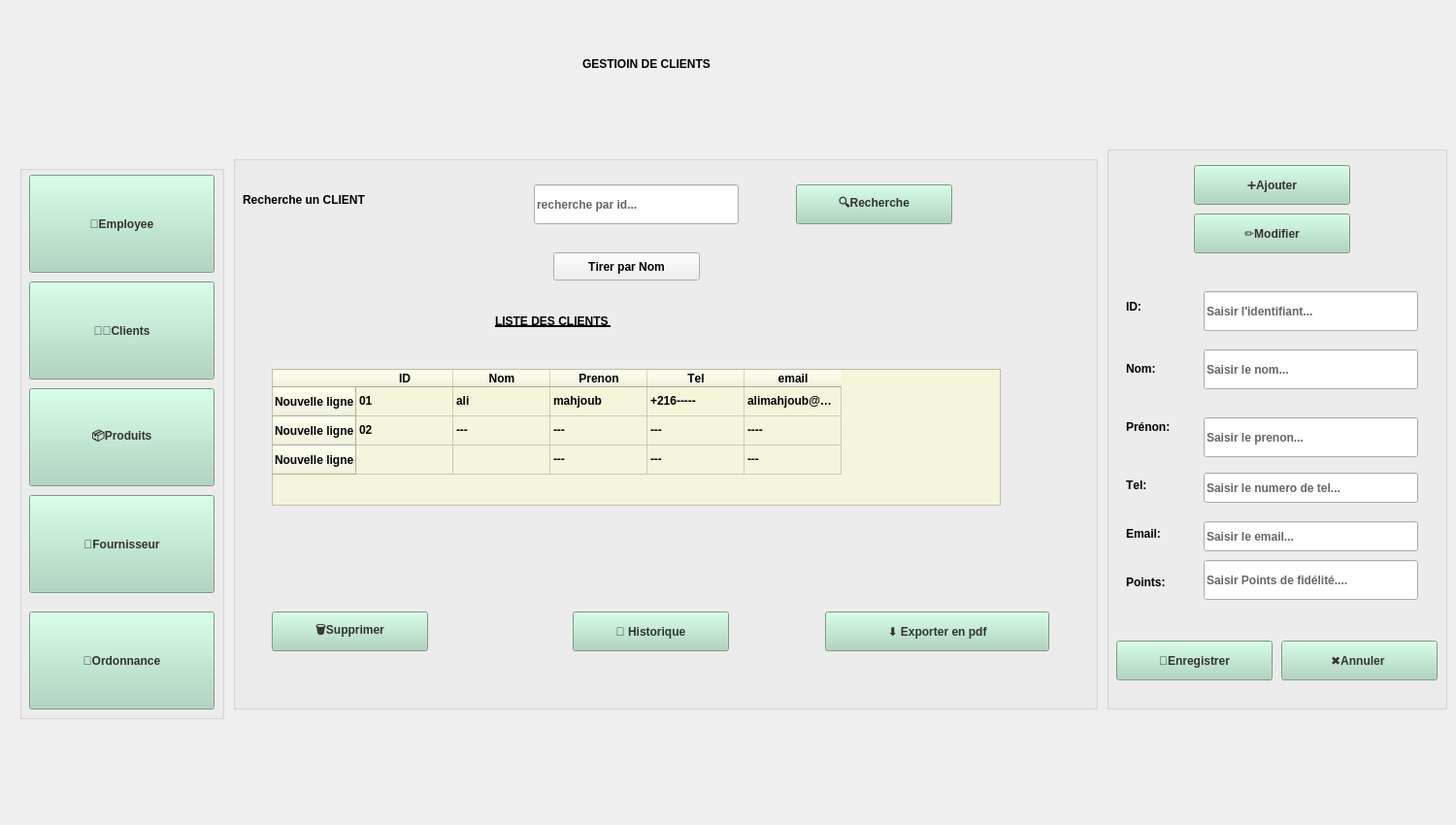
<?xml version="1.0" encoding="UTF-8"?>
<ui version="4.0">
 <class>MainWindow</class>
 <widget class="QMainWindow" name="MainWindow">
  <property name="geometry">
   <rect>
    <x>0</x>
    <y>0</y>
    <width>1500</width>
    <height>850</height>
   </rect>
  </property>
  <property name="font">
   <font>
    <bold>true</bold>
    <kerning>false</kerning>
   </font>
  </property>
  <property name="mouseTracking">
   <bool>true</bool>
  </property>
  <property name="tabletTracking">
   <bool>true</bool>
  </property>
  <property name="acceptDrops">
   <bool>true</bool>
  </property>
  <property name="windowTitle">
   <string>MainWindow</string>
  </property>
  <property name="windowIcon">
   <iconset>
    <normaloff>back.png</normaloff>back.png</iconset>
  </property>
  <property name="styleSheet">
   <string notr="true">background-image: url(:/back 1.png);</string>
  </property>
  <property name="animated">
   <bool>true</bool>
  </property>
  <property name="documentMode">
   <bool>true</bool>
  </property>
  <property name="dockNestingEnabled">
   <bool>true</bool>
  </property>
  <property name="unifiedTitleAndToolBarOnMac">
   <bool>true</bool>
  </property>
  <widget class="QWidget" name="centralwidget">
   <widget class="QLabel" name="titgr">
    <property name="geometry">
     <rect>
      <x>600</x>
      <y>40</y>
      <width>351</width>
      <height>51</height>
     </rect>
    </property>
    <property name="whatsThis">
     <string>&lt;html&gt;&lt;head/&gt;&lt;body&gt;&lt;p align=&quot;center&quot;&gt;&lt;br/&gt;&lt;/p&gt;&lt;/body&gt;&lt;/html&gt;</string>
    </property>
    <property name="styleSheet">
     <string notr="true">font: 20pt &quot;Segoe UI&quot;;
color: rgb(0, 0, 0);</string>
    </property>
    <property name="text">
     <string>GESTIOIN DE CLIENTS</string>
    </property>
   </widget>
   <widget class="QGroupBox" name="groupBox1">
    <property name="geometry">
     <rect>
      <x>20</x>
      <y>170</y>
      <width>211</width>
      <height>571</height>
     </rect>
    </property>
    <property name="styleSheet">
     <string notr="true"/>
    </property>
    <property name="title">
     <string/>
    </property>
    <widget class="QPushButton" name="bc">
     <property name="geometry">
      <rect>
       <x>10</x>
       <y>120</y>
       <width>191</width>
       <height>101</height>
      </rect>
     </property>
     <property name="styleSheet">
      <string notr="true">background-color: rgb(168, 213, 186);
color: rgb(51, 51, 51);
font: 18pt &quot;Segoe UI&quot;;</string>
     </property>
     <property name="text">
      <string>🧑‍💼Clients</string>
     </property>
    </widget>
    <widget class="QPushButton" name="bp">
     <property name="geometry">
      <rect>
       <x>10</x>
       <y>230</y>
       <width>191</width>
       <height>101</height>
      </rect>
     </property>
     <property name="styleSheet">
      <string notr="true">background-color: rgb(168, 213, 186);
color: rgb(51, 51, 51);
font: 18pt &quot;Segoe UI&quot;;</string>
     </property>
     <property name="text">
      <string>📦Produits</string>
     </property>
    </widget>
    <widget class="QPushButton" name="bf">
     <property name="geometry">
      <rect>
       <x>10</x>
       <y>340</y>
       <width>191</width>
       <height>101</height>
      </rect>
     </property>
     <property name="styleSheet">
      <string notr="true">background-color: rgb(168, 213, 186);
color: rgb(51, 51, 51);
font: 18pt &quot;Segoe UI&quot;;</string>
     </property>
     <property name="text">
      <string>🚚Fournisseur</string>
     </property>
    </widget>
    <widget class="QPushButton" name="ba">
     <property name="geometry">
      <rect>
       <x>10</x>
       <y>460</y>
       <width>191</width>
       <height>101</height>
      </rect>
     </property>
     <property name="styleSheet">
      <string notr="true">background-color: rgb(168, 213, 186);
color: rgb(51, 51, 51);
font: 16pt &quot;Segoe UI&quot;;</string>
     </property>
     <property name="text">
      <string>📄Ordonnance</string>
     </property>
    </widget>
    <widget class="QPushButton" name="bem">
     <property name="geometry">
      <rect>
       <x>10</x>
       <y>10</y>
       <width>191</width>
       <height>101</height>
      </rect>
     </property>
     <property name="styleSheet">
      <string notr="true">background-color: rgb(168, 213, 186);
color: rgb(51, 51, 51);
font: 18pt &quot;Segoe UI&quot;;</string>
     </property>
     <property name="text">
      <string>👤Employee</string>
     </property>
    </widget>
   </widget>
   <widget class="QGroupBox" name="groupBox2">
    <property name="geometry">
     <rect>
      <x>240</x>
      <y>160</y>
      <width>891</width>
      <height>571</height>
     </rect>
    </property>
    <property name="title">
     <string/>
    </property>
    <widget class="QLabel" name="Titre2">
     <property name="geometry">
      <rect>
       <x>270</x>
       <y>150</y>
       <width>231</width>
       <height>41</height>
      </rect>
     </property>
     <property name="styleSheet">
      <string notr="true">color: rgb(0, 0, 0);
text-decoration: underline;
font: 9pt &quot;Segoe UI&quot;;
font: 16pt &quot;Segoe UI&quot;;</string>
     </property>
     <property name="text">
      <string>LISTE DES CLIENTS </string>
     </property>
    </widget>
    <widget class="QTableWidget" name="tabc">
     <property name="geometry">
      <rect>
       <x>40</x>
       <y>220</y>
       <width>751</width>
       <height>141</height>
      </rect>
     </property>
     <property name="styleSheet">
      <string notr="true">background-color: rgb(245, 245, 220);
font: 10pt &quot;Segoe UI&quot;;
color: rgb(0, 0, 0);</string>
     </property>
     <row>
      <property name="text">
       <string>Nouvelle ligne</string>
      </property>
     </row>
     <row>
      <property name="text">
       <string>Nouvelle ligne</string>
      </property>
     </row>
     <row>
      <property name="text">
       <string>Nouvelle ligne</string>
      </property>
     </row>
     <column>
      <property name="text">
       <string>ID</string>
      </property>
     </column>
     <column>
      <property name="text">
       <string>Nom</string>
      </property>
     </column>
     <column>
      <property name="text">
       <string>Prenon</string>
      </property>
     </column>
     <column>
      <property name="text">
       <string>Tel</string>
      </property>
     </column>
     <column>
      <property name="text">
       <string>email</string>
      </property>
     </column>
     <item row="0" column="0">
      <property name="text">
       <string>01</string>
      </property>
     </item>
     <item row="0" column="1">
      <property name="text">
       <string>ali</string>
      </property>
     </item>
     <item row="0" column="2">
      <property name="text">
       <string>mahjoub</string>
      </property>
     </item>
     <item row="0" column="3">
      <property name="text">
       <string>+216-----</string>
      </property>
     </item>
     <item row="0" column="4">
      <property name="text">
       <string>alimahjoub@gmail.com</string>
      </property>
     </item>
     <item row="1" column="0">
      <property name="text">
       <string>02</string>
      </property>
     </item>
     <item row="1" column="1">
      <property name="text">
       <string>---</string>
      </property>
     </item>
     <item row="1" column="2">
      <property name="text">
       <string>---</string>
      </property>
     </item>
     <item row="1" column="3">
      <property name="text">
       <string>---</string>
      </property>
     </item>
     <item row="1" column="4">
      <property name="text">
       <string>----</string>
      </property>
     </item>
     <item row="2" column="2">
      <property name="text">
       <string>---</string>
      </property>
     </item>
     <item row="2" column="3">
      <property name="text">
       <string>---</string>
      </property>
     </item>
     <item row="2" column="4">
      <property name="text">
       <string>---</string>
      </property>
     </item>
    </widget>
    <widget class="QPushButton" name="brecherche">
     <property name="geometry">
      <rect>
       <x>580</x>
       <y>30</y>
       <width>161</width>
       <height>41</height>
      </rect>
     </property>
     <property name="styleSheet">
      <string notr="true">background-color: rgb(168, 213, 186);
font: 14pt &quot;Segoe UI&quot;;
color: rgb(51, 51, 51);</string>
     </property>
     <property name="text">
      <string>🔍Recherche</string>
     </property>
    </widget>
    <widget class="QPushButton" name="bhistorique">
     <property name="geometry">
      <rect>
       <x>350</x>
       <y>470</y>
       <width>161</width>
       <height>41</height>
      </rect>
     </property>
     <property name="styleSheet">
      <string notr="true">background-color: rgb(168, 213, 186);
font: 14pt &quot;Segoe UI&quot;;
color: rgb(51, 51, 51);</string>
     </property>
     <property name="text">
      <string>📜 Historique</string>
     </property>
    </widget>
    <widget class="QPushButton" name="bexporter">
     <property name="geometry">
      <rect>
       <x>610</x>
       <y>470</y>
       <width>231</width>
       <height>41</height>
      </rect>
     </property>
     <property name="styleSheet">
      <string notr="true">background-color: rgb(168, 213, 186);
font: 14pt &quot;Segoe UI&quot;;
color: rgb(51, 51, 51);</string>
     </property>
     <property name="text">
      <string>⬇ Exporter en pdf</string>
     </property>
    </widget>
    <widget class="QLineEdit" name="lineEdit">
     <property name="geometry">
      <rect>
       <x>310</x>
       <y>30</y>
       <width>211</width>
       <height>41</height>
      </rect>
     </property>
     <property name="styleSheet">
      <string notr="true">color: rgb(102, 102, 102);
font: 11pt &quot;Segoe UI&quot;;
</string>
     </property>
     <property name="text">
      <string>recherche par id...</string>
     </property>
    </widget>
    <widget class="QLabel" name="label">
     <property name="geometry">
      <rect>
       <x>10</x>
       <y>30</y>
       <width>251</width>
       <height>31</height>
      </rect>
     </property>
     <property name="styleSheet">
      <string notr="true">color: rgb(0, 0, 0);
font: 16pt &quot;Segoe UI&quot;;</string>
     </property>
     <property name="text">
      <string>Recherche un CLIENT</string>
     </property>
    </widget>
    <widget class="QPushButton" name="pushButton">
     <property name="geometry">
      <rect>
       <x>330</x>
       <y>100</y>
       <width>151</width>
       <height>29</height>
      </rect>
     </property>
     <property name="styleSheet">
      <string notr="true">color: rgb(0, 0, 0);
font: 12pt &quot;Segoe UI&quot;;</string>
     </property>
     <property name="text">
      <string>Tirer par Nom</string>
     </property>
    </widget>
    <widget class="QPushButton" name="bsupprimer">
     <property name="geometry">
      <rect>
       <x>40</x>
       <y>470</y>
       <width>161</width>
       <height>41</height>
      </rect>
     </property>
     <property name="styleSheet">
      <string notr="true">background-color: rgb(168, 213, 186);
font: 14pt &quot;Segoe UI&quot;;
color: rgb(51, 51, 51);</string>
     </property>
     <property name="text">
      <string>🗑Supprimer</string>
     </property>
    </widget>
   </widget>
   <widget class="QLabel" name="label_2">
    <property name="geometry">
     <rect>
      <x>40</x>
      <y>10</y>
      <width>150</width>
      <height>150</height>
     </rect>
    </property>
    <property name="styleSheet">
     <string notr="true">background-image: url(:/logo1.png);</string>
    </property>
    <property name="text">
     <string/>
    </property>
   </widget>
   <widget class="QGroupBox" name="groupBox">
    <property name="geometry">
     <rect>
      <x>1140</x>
      <y>150</y>
      <width>351</width>
      <height>581</height>
     </rect>
    </property>
    <property name="title">
     <string/>
    </property>
    <widget class="QPushButton" name="bajouter">
     <property name="geometry">
      <rect>
       <x>90</x>
       <y>20</y>
       <width>161</width>
       <height>41</height>
      </rect>
     </property>
     <property name="styleSheet">
      <string notr="true">background-color: rgb(168, 213, 186);
font: 14pt &quot;Segoe UI&quot;;
color: rgb(51, 51, 51);</string>
     </property>
     <property name="text">
      <string>➕Ajouter</string>
     </property>
    </widget>
    <widget class="QPushButton" name="bmodifier">
     <property name="geometry">
      <rect>
       <x>90</x>
       <y>70</y>
       <width>161</width>
       <height>41</height>
      </rect>
     </property>
     <property name="styleSheet">
      <string notr="true">background-color: rgb(168, 213, 186);
font: 14pt &quot;Segoe UI&quot;;
color: rgb(51, 51, 51);</string>
     </property>
     <property name="text">
      <string>✏️Modifier</string>
     </property>
    </widget>
    <widget class="QLabel" name="non">
     <property name="geometry">
      <rect>
       <x>20</x>
       <y>140</y>
       <width>41</width>
       <height>51</height>
      </rect>
     </property>
     <property name="styleSheet">
      <string notr="true">font: 11pt &quot;Segoe UI&quot;;
color: rgb(0, 0, 0);
</string>
     </property>
     <property name="text">
      <string>ID:</string>
     </property>
    </widget>
    <widget class="QLabel" name="label_3">
     <property name="geometry">
      <rect>
       <x>20</x>
       <y>220</y>
       <width>63</width>
       <height>20</height>
      </rect>
     </property>
     <property name="styleSheet">
      <string notr="true">font: 11pt &quot;Segoe UI&quot;;
color: rgb(0, 0, 0);</string>
     </property>
     <property name="text">
      <string>Nom:</string>
     </property>
    </widget>
    <widget class="QLabel" name="label_4">
     <property name="geometry">
      <rect>
       <x>20</x>
       <y>280</y>
       <width>63</width>
       <height>20</height>
      </rect>
     </property>
     <property name="styleSheet">
      <string notr="true">font: 11pt &quot;Segoe UI&quot;;
color: rgb(0, 0, 0);</string>
     </property>
     <property name="text">
      <string>Prénon:</string>
     </property>
    </widget>
    <widget class="QLabel" name="label_5">
     <property name="geometry">
      <rect>
       <x>20</x>
       <y>340</y>
       <width>63</width>
       <height>20</height>
      </rect>
     </property>
     <property name="styleSheet">
      <string notr="true">font: 11pt &quot;Segoe UI&quot;;
color: rgb(0, 0, 0);</string>
     </property>
     <property name="text">
      <string>Tel:</string>
     </property>
    </widget>
    <widget class="QLabel" name="label_6">
     <property name="geometry">
      <rect>
       <x>20</x>
       <y>390</y>
       <width>63</width>
       <height>20</height>
      </rect>
     </property>
     <property name="styleSheet">
      <string notr="true">font: 11pt &quot;Segoe UI&quot;;
color: rgb(0, 0, 0);</string>
     </property>
     <property name="text">
      <string>Email:</string>
     </property>
    </widget>
    <widget class="QLabel" name="label_7">
     <property name="geometry">
      <rect>
       <x>20</x>
       <y>440</y>
       <width>63</width>
       <height>20</height>
      </rect>
     </property>
     <property name="styleSheet">
      <string notr="true">font: 11pt &quot;Segoe UI&quot;;
color: rgb(0, 0, 0);</string>
     </property>
     <property name="text">
      <string>Points:</string>
     </property>
    </widget>
    <widget class="QLineEdit" name="lineid">
     <property name="geometry">
      <rect>
       <x>100</x>
       <y>150</y>
       <width>221</width>
       <height>41</height>
      </rect>
     </property>
     <property name="styleSheet">
      <string notr="true">color: rgb(102, 102, 102);
font: 11pt &quot;Segoe UI&quot;;</string>
     </property>
     <property name="text">
      <string>Saisir l'identifiant...</string>
     </property>
    </widget>
    <widget class="QLineEdit" name="linenom">
     <property name="geometry">
      <rect>
       <x>100</x>
       <y>210</y>
       <width>221</width>
       <height>41</height>
      </rect>
     </property>
     <property name="styleSheet">
      <string notr="true">color: rgb(102, 102, 102);
font: 11pt &quot;Segoe UI&quot;;</string>
     </property>
     <property name="text">
      <string>Saisir le nom...</string>
     </property>
    </widget>
    <widget class="QLineEdit" name="lineprenon">
     <property name="geometry">
      <rect>
       <x>100</x>
       <y>280</y>
       <width>221</width>
       <height>41</height>
      </rect>
     </property>
     <property name="styleSheet">
      <string notr="true">color: rgb(102, 102, 102);
font: 11pt &quot;Segoe UI&quot;;</string>
     </property>
     <property name="text">
      <string>Saisir le prenon...</string>
     </property>
    </widget>
    <widget class="QLineEdit" name="linetel">
     <property name="geometry">
      <rect>
       <x>100</x>
       <y>337</y>
       <width>221</width>
       <height>31</height>
      </rect>
     </property>
     <property name="styleSheet">
      <string notr="true">color: rgb(102, 102, 102);
font: 11pt &quot;Segoe UI&quot;;</string>
     </property>
     <property name="text">
      <string>Saisir le numero de tel...</string>
     </property>
    </widget>
    <widget class="QLineEdit" name="lineemail">
     <property name="geometry">
      <rect>
       <x>100</x>
       <y>387</y>
       <width>221</width>
       <height>31</height>
      </rect>
     </property>
     <property name="styleSheet">
      <string notr="true">color: rgb(102, 102, 102);
font: 11pt &quot;Segoe UI&quot;;</string>
     </property>
     <property name="text">
      <string>Saisir le email...</string>
     </property>
    </widget>
    <widget class="QLineEdit" name="linepoints">
     <property name="geometry">
      <rect>
       <x>100</x>
       <y>427</y>
       <width>221</width>
       <height>41</height>
      </rect>
     </property>
     <property name="styleSheet">
      <string notr="true">color: rgb(102, 102, 102);
font: 11pt &quot;Segoe UI&quot;;</string>
     </property>
     <property name="text">
      <string>Saisir Points de fidélité....</string>
     </property>
    </widget>
    <widget class="QPushButton" name="pushButton_3">
     <property name="geometry">
      <rect>
       <x>10</x>
       <y>510</y>
       <width>161</width>
       <height>41</height>
      </rect>
     </property>
     <property name="styleSheet">
      <string notr="true">background-color: rgb(168, 213, 186);
font: 14pt &quot;Segoe UI&quot;;
color: rgb(51, 51, 51);</string>
     </property>
     <property name="text">
      <string>💾Enregistrer</string>
     </property>
    </widget>
    <widget class="QPushButton" name="pushButton_4">
     <property name="geometry">
      <rect>
       <x>180</x>
       <y>510</y>
       <width>161</width>
       <height>41</height>
      </rect>
     </property>
     <property name="styleSheet">
      <string notr="true">background-color: rgb(168, 213, 186);
font: 14pt &quot;Segoe UI&quot;;
color: rgb(51, 51, 51);</string>
     </property>
     <property name="text">
      <string>✖Annuler </string>
     </property>
    </widget>
   </widget>
  </widget>
  <widget class="QMenuBar" name="menubar">
   <property name="geometry">
    <rect>
     <x>0</x>
     <y>0</y>
     <width>1500</width>
     <height>25</height>
    </rect>
   </property>
  </widget>
 </widget>
 <resources/>
 <connections/>
</ui>
